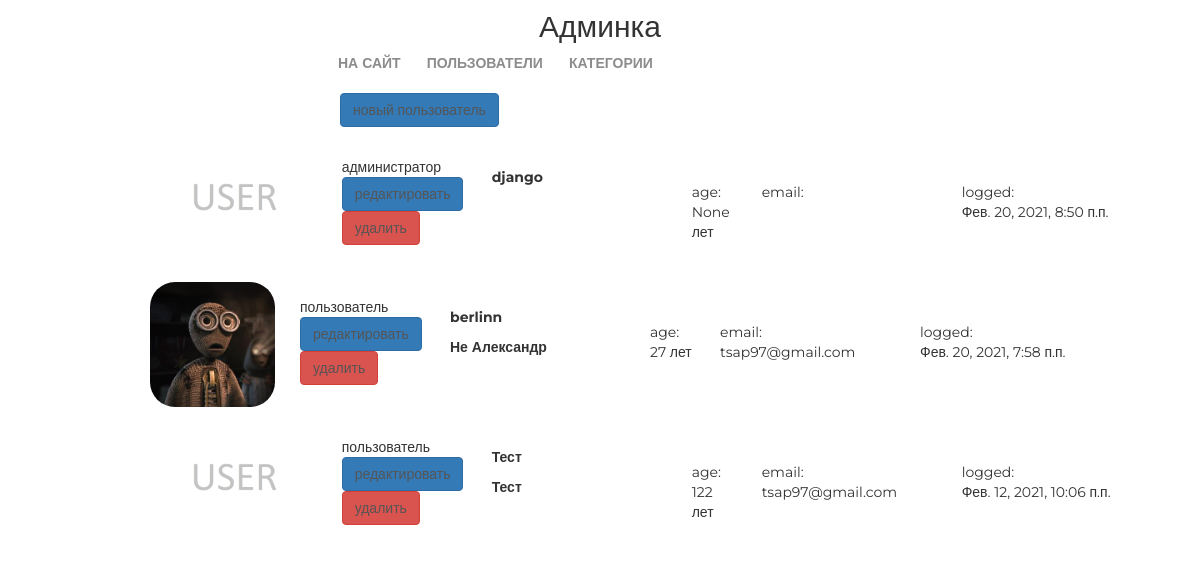
The page /new/admin/ (signed in) on the database as committed earlier.
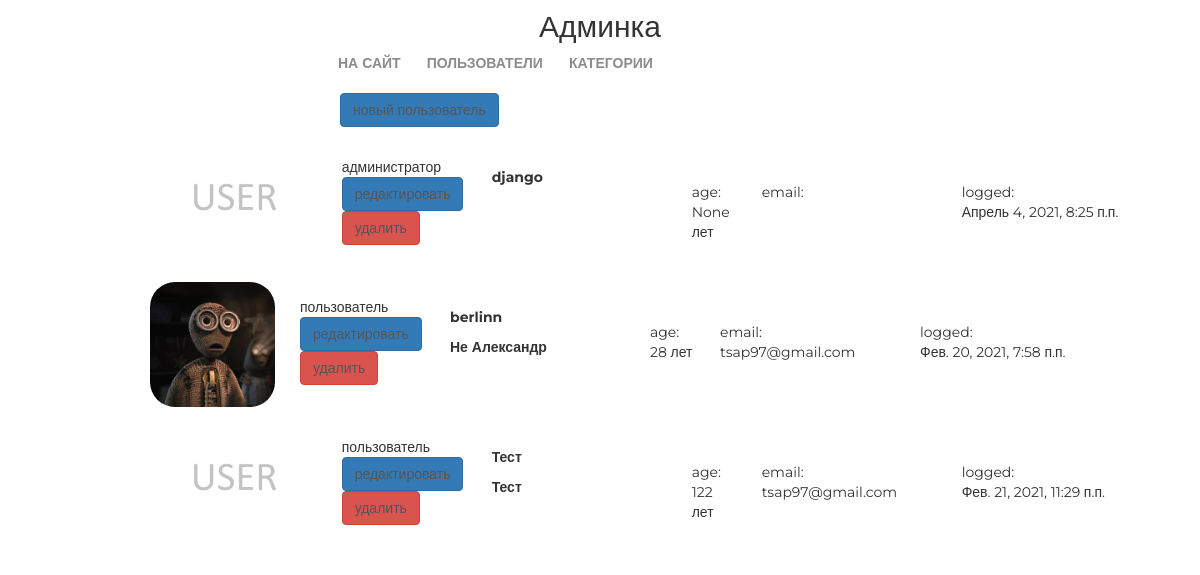
The same page on the database as committed later.
### authapp/models.py (models this page shows, shortened)
class ShopUser(AbstractUser):
    age = models.PositiveIntegerField('возраст', null=True)
    avatar = models.ImageField(upload_to='avatars', blank=True)

### adminapp/views.py (the view)
# urls.py: path('', adminapp.index, name='index'),
@user_passes_test(lambda user: user.is_superuser)
def index(request):
    all_users = get_user_model().objects.all()
    context = {'page_title': 'админка/пользователи',
               'all_users': all_users}
    return render(request, 'adminapp/index.html', context)

### adminapp/templatetags/my_tags.py (called while the page is built)
@register.filter(name='media_folder_users')
def media_folder_users(string):
    if not string:
        string = 'avatars/default.jpg'
    return f'{settings.MEDIA_URL}{string}'

### adminapp/templates/adminapp/index.html (shortened to what this page needs)
{% extends 'adminapp/base.html' %}
{% load static %}
{% load my_tags %}
{% block container %}
    <div class="users_list">
        <a href="#" class="btn btn-primary new_user">
            новый пользователь
        </a>
        {% for shop_user in all_users %}
            <div class="user_record {% if not shop_user.is_active %}not_active{% endif %}">
                <img src="{{ shop_user.avatar|media_folder_users }}"
                     alt="{{ shop_user.username }}">
                <div class="user_role">
                    {% if shop_user.is_superuser %}
                        администратор
                    {% else %}
                        пользователь
                    {% endif %}
                    <a href="{% url 'new_admin:user_update' shop_user.pk %}"
                       class="btn btn-primary">
                        редактировать
                    </a>
                    <a href="{% url 'new_admin:user_delete' shop_user.pk %}"
                       class="btn btn-danger">
                        {% if shop_user.is_active %}
                            удалить
                        {% elif not shop_user.is_active %}
                            восстановить
                        {% endif %}
                    </a>
                </div>
                <div class="user_name">
                    <p><strong>{{ shop_user.username }}</strong></p>
                    <p>
                        {% if shop_user.first_name %}
                            <b>{{ shop_user.first_name|capfirst }}</b>
                        {% endif %}
                    </p>
                </div>
                <div class="user_age">
                    age:<br>
                    {{ shop_user.age }} лет
                </div>
                <div class="user_email">
                    email:<br>
                    {{ shop_user.email }}
                </div>
                <div class="user_lastlogin">
                    logged:<br>
                    {{ shop_user.last_login }}
                </div>
            </div>
        {% endfor %}
    </div>
{% endblock %}

Rows that differ between the two databases and show on the page:
changed ShopUser "django": last_login "Фев. 20, 2021, 8:50 п.п." → "Апрель 4, 2021, 8:25 п.п."
changed ShopUser "berlinn": age "27" → "28"
changed ShopUser "Тест": last_login "Фев. 12, 2021, 10:06 п.п." → "Фев. 21, 2021, 11:29 п.п."
